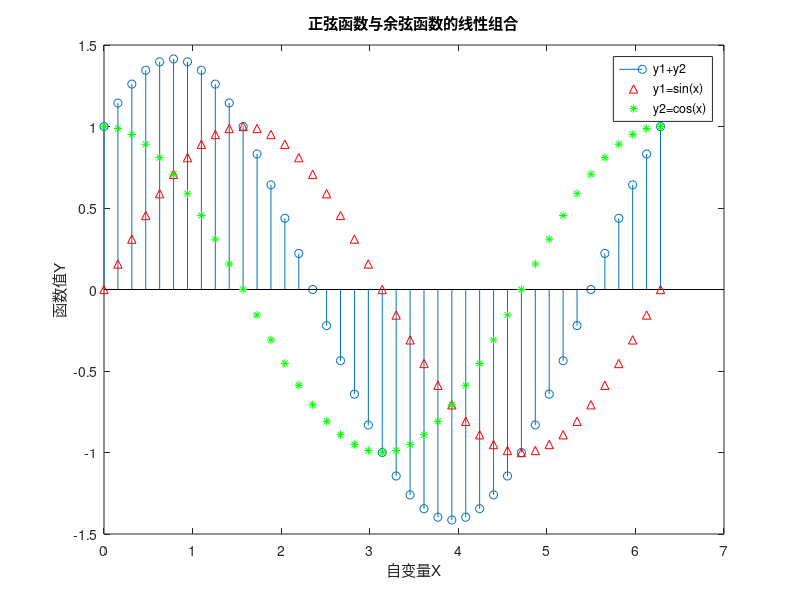

The MATLAB source for this figure:
% [绘图]枝干图
% function Example11
% h0=figure('toolbar','none',...
%     'position',[200 150 450 350],...
%     'name','Example11');
x=0:pi/20:2*pi;
y1=sin(x);
y2=cos(x);
h1=stem(x,y1+y2);
hold on
h2=plot(x,y1,'^r',x,y2,'*g');
hold off
h3=[h1(1);h2];
legend(h3,'y1+y2','y1=sin(x)','y2=cos(x)')
xlabel('自变量X');
ylabel('函数值Y');
title('正弦函数与余弦函数的线性组合');
